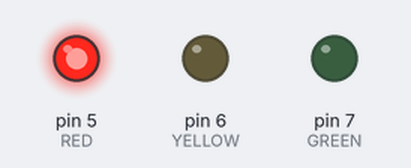
Simulated run of this sketch. Board: Arduino Uno, built with avr-gcc and run on an emulated ATmega328P. Parts: output pins drawn as LEDs (lit = HIGH).

Above: at 5.0 s.
At 14.0 s:
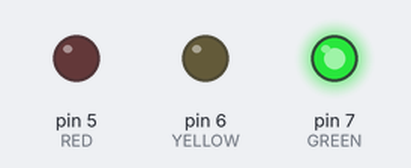
At 19.0 s:
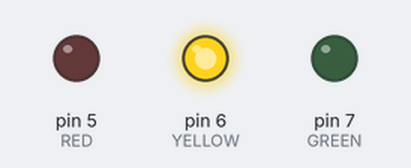
Timing chart, 0 to 26.0 s (numbered marks = the images above):
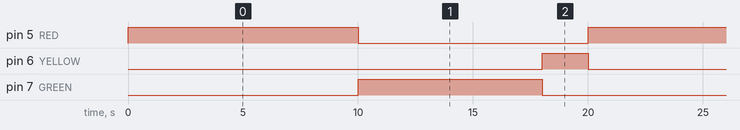

Measured:
- by itself, pin 5 (RED): alternates HIGH for 10.0 s and LOW for 10.0 s
- by itself, pin 6 (YELLOW): alternates HIGH for 2.0 s and LOW for 18.0 s
- by itself, pin 7 (GREEN): alternates HIGH for 8.0 s and LOW for 12.0 s

The sketch:

semaforo_de_uma_rua.ino
```cpp
/*AULA 05 - PROGRAMA 03 - 13/03/2025
        SEMÁFORO DE UMA RUA
PROGRAMA QUE FAZ A LÓGICA DE UM SEMÁFORO PARA UMA RUA.
O LED VERMELHO COMEÇA LIGADO.
FOI USADO UM LED VERDE NO PINO 7.
FOI USADO UM LED AMARELO NO PINO 6.
FOI USADO UM LED VERMELHO NO PINO 5.
OS RESISTORES USADOS SÃO DE 330R.
PROGRAMA CRIADO PELA NATALIA
*/

#define GREEN 7 //CRIA A VARIÁVEL
#define YELLOW 6 //CRIA A VARIÁVEL
#define RED 5 //CRIA A VARIÁVEL

void setup() // FUNÇÃO EXECUTADA SÓ UMA VEZ
{
  pinMode(GREEN, OUTPUT); //DEFINE COMO SAÍDA
  pinMode(YELLOW, OUTPUT); //DEFINE COM SAÍDA
  pinMode(RED, OUTPUT); //DEFINE COMO SAÍDA
}

void loop() //FUNÇÃO EXECUTADA VARIAS VEZES, PROGRAMAÇÃO
{
  digitalWrite(RED, HIGH); //LIGA O VERMELHO
  delay(10000); //ESPERA 10 SEGUNDOS
  digitalWrite(RED, LOW); //DESLIGA O VERMELHO
  digitalWrite(GREEN, HIGH); //LIGA O VERDE
  delay(8000); //ESPERA 8 SEGUNDOS
  digitalWrite(GREEN, LOW); //DESLIGA O VERDE
  digitalWrite(YELLOW, HIGH); //LIGA O AMARELO
  delay(2000); //ESPERA 2 SEGUNDOS
  digitalWrite(YELLOW, LOW); //DESLIGA O AMARELO
}
```
